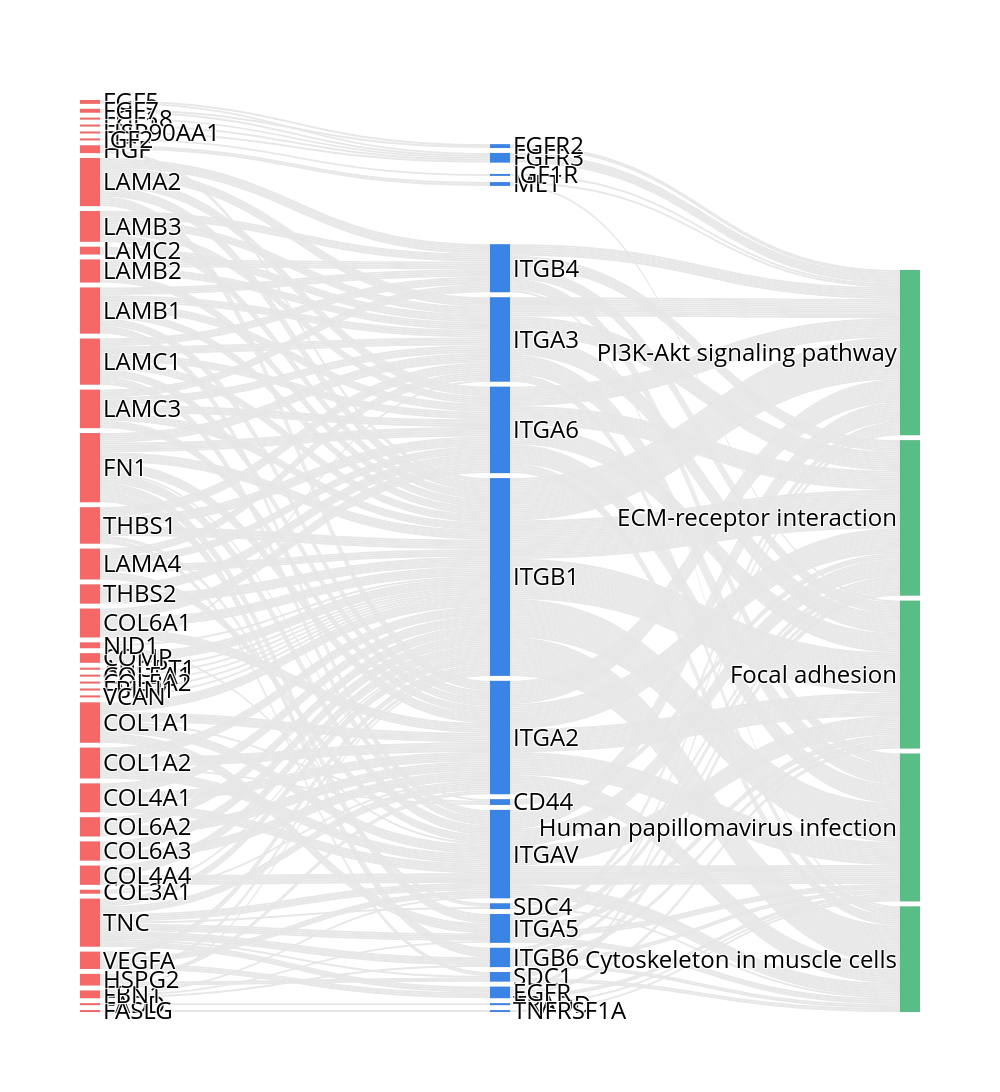

Source (notebook cell):
### Code cell
pl.draw_lr_flow3(lr_path_df, left_panel = 'ligand', mid_panel = 'receptor', right_panel = 'pathway',
                 figsize = (10,26), outDir= refine_adata.uns['figpath'] + 'tsk_fb_flow.pdf')

### Figure 1 — Plotly figure (JSON) as saved in the notebook; plotly's stock layout.template omitted (floating-point values rounded to 4 significant figures; data arrays with more than 128 entries replaced by an {"elided": "..."} marker saying what was removed)
{"data": [{"link": {"color": "#e7e7e7", "source": {"elided": "752 int values"}, "target": {"elided": "752 int values"}, "value": {"elided": "752 int values"}}, "node": {"color": ["#F56867", "#F56867", "#F56867", "#F56867", "#F56867", "#F56867", "#F56867", "#F56867", "#F56867", "#F56867", "#F56867", "#F56867", "#F56867", "#F56867", "#F56867", "#F56867", "#F56867", "#F56867", "#F56867", "#F56867", "#F56867", "#F56867", "#F56867", "#F56867", "#F56867", "#F56867", "#F56867", "#F56867", "#F56867", "#F56867", "#F56867", "#F56867", "#F56867", "#F56867", "#F56867", "#F56867", "#F56867", "#F56867", "#F56867", "#3A84E6", "#3A84E6", "#3A84E6", "#3A84E6", "#3A84E6", "#3A84E6", "#3A84E6", "#3A84E6", "#3A84E6", "#3A84E6", "#3A84E6", "#3A84E6", "#3A84E6", "#3A84E6", "#3A84E6", "#3A84E6", "#3A84E6", "#3A84E6", "#59BE86", "#59BE86", "#59BE86", "#59BE86", "#59BE86"], "label": ["ANGPT1", "COL1A1", "COL1A2", "COL3A1", "COL4A1", "COL4A4", "COL5A1", "COL5A2", "COL6A1", "COL6A2", "COL6A3", "COMP", "FADD", "FASLG", "FBLN1", "FBN1", "FGF18", "FGF2", "FGF5", "FGF7", "FN1", "HGF", "HSP90AA1", "HSPG2", "IGF2", "LAMA2", "LAMA4", "LAMB1", "LAMB2", "LAMB3", "LAMC1", "LAMC2", "LAMC3", "NID1", "THBS1", "THBS2", "TNC", "VCAN", "VEGFA", "ITGB1", "CD44", "ITGA2", "ITGA5", "ITGAV", "ITGA6", "TRADD", "TNFRSF1A", "ITGB6", "FGFR3", "FGFR2", "ITGA3", "MET", "SDC1", "IGF1R", "ITGB4", "SDC4", "EGFR", "PI3K-Akt signaling pathway", "ECM-receptor interaction", "Cytoskeleton in muscle cells", "Focal adhesion", "Human papillomavirus infection"], "line": {"color": "gray", "width": 0.1}, "pad": 5, "thickness": 20, "x": [0.1, 0.1, 0.1, 0.1, 0.1, 0.1, 0.1, 0.1, 0.1, 0.1, 0.1, 0.1, 0.1, 0.1, 0.1, 0.1, 0.1, 0.1, 0.1, 0.1, 0.1, 0.1, 0.1, 0.1, 0.1, 0.1, 0.1, 0.1, 0.1, 0.1, 0.1, 0.1, 0.1, 0.1, 0.1, 0.1, 0.1, 0.1, 0.1, 0.3, 0.3, 0.3, 0.3, 0.3, 0.3, 0.3, 0.3, 0.3, 0.3, 0.3, 0.3, 0.3, 0.3, 0.3, 0.3, 0.3, 0.3, 0.9, 0.9, 0.9, 0.9, 0.9]}, "type": "sankey"}], "layout": {"font": {"color": "black", "size": 24}, "height": 2600, "title": {"text": ""}, "width": 1000}}
